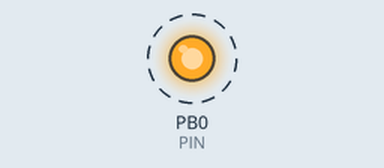
This program was run on a simulated ATmega328P, built with avr-gcc and emulated at 16 MHz (the files do not name the chip). Parts: output pins drawn as LEDs (lit = HIGH). Dashed ring = blinking.

Above: at 0.09 s.
Timing chart, 0 to 3.0 s (numbered marks = the images above):
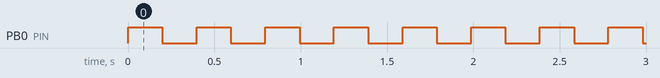

The program:

main.cpp
```cpp
#include <avr/io.h>
#include <util/delay.h>
#include <stdlib.h>
#include <math.h>
#include <avr/interrupt.h>
#include "usart.h"
#include "bit.h"

#define FOSC 16000000 // Frequency Oscillator 16Mhz for Uno R3
#define BAUD 9600 // 9600 Bits per second
#define MYUBRR FOSC / 16 / BAUD - 1 // My USART Baud Rate Register
#define PRESCALER 3 //250 KHz
#define DELAY 200 // 200 ms

#define PORT &PORTB
#define DDR &DDRB
#define PIN PINB0

int setPrescaler_tc0(char option);
int setMax_count_tc0(int num);
void my_delay_ms(unsigned long x);
void my_delay_1e6us();
volatile unsigned long num0V = 0;

// delay of 1 second with default prescaler
void my_delay_1e6us()
{
  unsigned long num0V_max = 62500;
  num0V = 0; // timer0 overflow counter, sets count to 0
  TCNT0 = 0; // timer0 counter register, sets count to 0
  //bitSet(TCCR0B, CS00); // starts timer0
  setPrescaler_tc0(2);
  // repeatedly counts to 255 and overflows at 256 triggering the ISR to increment.
  while (num0V < num0V_max - 1);
  //bitClear(TCCR0B, CS00); // stops timer0
  setPrescaler_tc0(0);
}

int setMax_count_tc0(int num)
{
  int prescalers[6] = {0, 1, 8, 64, 256, 1024};
  float overflow_count = ((1 / ((float)FOSC / prescalers[PRESCALER])) * 256);
  float time_sec = (float)num / 1000;
  float max = (time_sec / overflow_count);
  int max_count = (int)round(max);
  return max_count;
}

// custom delay with prescalers
void my_delay_ms(unsigned long x)
{
  unsigned long num0V_max = setMax_count_tc0(x);
  num0V = 0; // timer0 overflow counter, sets count to 0
  TCNT0 = 0; // timer0 counter register, sets count to 0
  setPrescaler_tc0(PRESCALER);
  while (num0V < num0V_max - 1);

  setPrescaler_tc0(0);
}


int setPrescaler_tc0(char option)
{
  switch (option)
  {
  case 0:
    // no clock source
    bitClear(TCCR0B, CS00);
    bitClear(TCCR0B, CS01);
    bitClear(TCCR0B, CS02);
    break;
  case 1:
    // full clock: 16 Mhz = 62.5 ns
    bitSet(TCCR0B, CS00);
    bitClear(TCCR0B, CS01);
    bitClear(TCCR0B, CS02);
    break;
  case 2:
    // 1/8 clock: 2 Mhz = 500 ns
    bitClear(TCCR0B, CS00);
    bitSet(TCCR0B, CS01);
    bitClear(TCCR0B, CS02);
    break;
  case 3:
    // 1/64 clock: 250 kHz = 4 us
    bitSet(TCCR0B, CS00);
    bitSet(TCCR0B, CS01);
    bitClear(TCCR0B, CS02);
    break;
  case 4:
    // 1/256 clock: 62.5 kHz = 16 us
    bitClear(TCCR0B, CS00);
    bitClear(TCCR0B, CS01);
    bitSet(TCCR0B, CS02);
    break;
  case 5:
    // 1/1024 clock: 15.625 kHz = 64 us
    bitSet(TCCR0B, CS00);
    bitClear(TCCR0B, CS01);
    bitSet(TCCR0B, CS02);
    break;
  default:
    return -1;
  }
  return option;
}

ISR(TIMER0_OVF_vect)
{
  num0V++;
}

int main()
{
  usart_init(MYUBRR); // 103-9600 bps; 8-115200
  bitSet(TIMSK0, TOIE0); // enable timer0 overflow interrupt
  sei(); // enable global interrupts
  bitSet(*DDR, PIN); // set pin 8 as output


  while (1)
  {
    bitSet(*PORT, PIN);
    // usart_tx_string("a:>");
    // usart_transmit('1');
    // usart_transmit('\n');
    my_delay_ms(DELAY);
    bitClear(*PORT, PIN);
    // usart_tx_string("a:>");
    // usart_transmit('0');
    // usart_transmit('\n');
    my_delay_ms(DELAY);
  }
}
```

bit.h
```cpp
#ifndef BIT_H
#define BIT_H

#define bitSet(reg, n) (reg |= 1 << n)
#define bitRead(reg, n) (reg >> n & 1)
#define bitClear(reg, n) (reg &= ~(1 << n))
#define bitInverse(reg, n) (reg ^= (1 << n))

#endif // BIT_H
```

usart.cpp
```cpp
#include "usart.h"
#include <avr/io.h> // Include here if avr/io.h is needed for USART functions
#include "bit.h"

#include <stdlib.h>

// Set the baud rate
void usart_init(unsigned int ubrr)
{
  UBRR0H = (unsigned char)(ubrr >> 8);
  UBRR0L = (unsigned char)ubrr;
  // enable receiver and transmitter
  UCSR0B = (1 << TXEN0) | (1 << RXEN0);
  // set frame format: USBS0 = 0b1 2stop bit, UCSZ00 = 0b11 8bit data,
  UCSR0C = (1 << USBS0) | (3 << UCSZ00);
}

void usart_transmit(unsigned char data)
{
  /* Wait for empty transmit buffer */
  while (!(UCSR0A & (1 << UDRE0)))
    ;
  /* Put data into buffer, sends the data */
  UDR0 = data;
}

void usart_tx_string(const char *pStr)
{
  while (*pStr != '\0')
  {
    usart_transmit(*pStr);
    pStr++;
  }
}

void usart_tx_float(float x, char num_digits_int, char num_digits_decimal)
{
  char num_elements = num_digits_int + num_digits_decimal + 1 + 1; // one decimal point and one null terminator
  char buffer[num_elements];

  dtostrf(x, num_elements - 1, num_digits_decimal, buffer);
  buffer[num_elements - 1] = '\0';
  usart_tx_string(buffer);
}
```

usart.h
```cpp
#ifndef USART_H
#define USART_H

#ifdef __cplusplus
extern "C" {
#endif

void usart_init(unsigned int ubrr);
void usart_transmit(unsigned char data);
void usart_tx_string(const char *pStr);
void usart_tx_float(float x, char num_digits_int, char num_digits_decimal);

#ifdef __cplusplus
}
#endif

#endif // USART_H
```

Measured:
- by itself, PB0 (PIN): alternates HIGH for 0.20 s and LOW for 0.20 s
